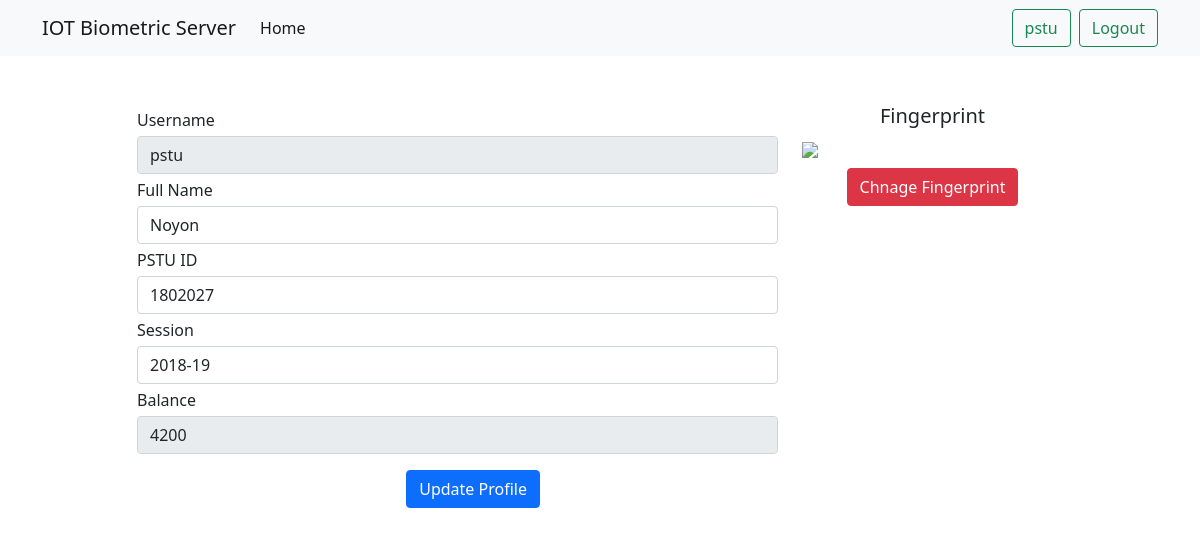
Page /customer/profile (signed in) on the earlier database version.
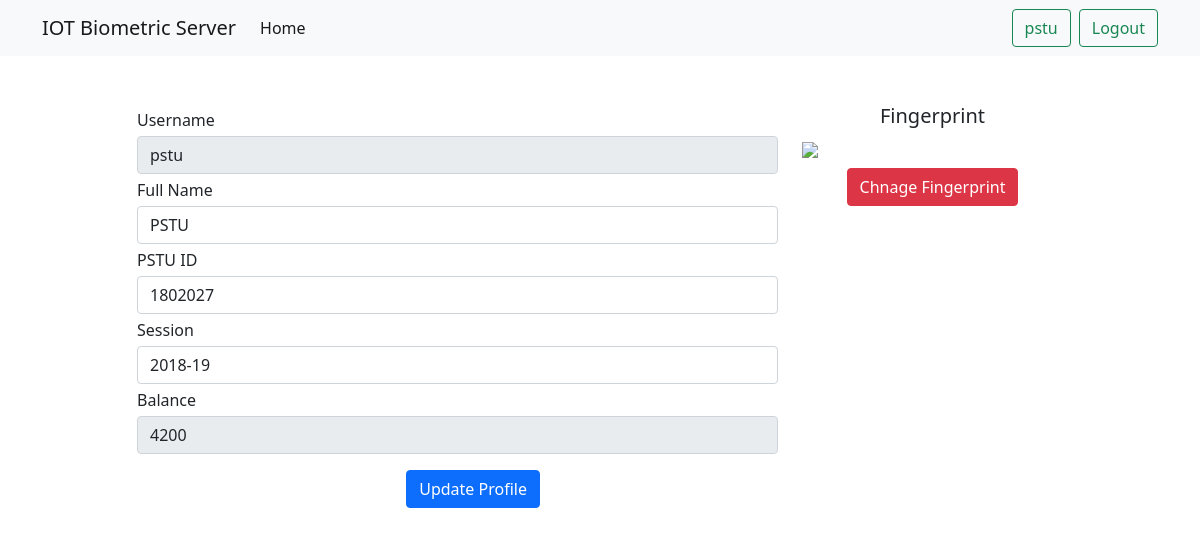
Same page on the later database version.
### customers/models.py (models this page shows, shortened)
class Customer(models.Model):
    user = models.OneToOneField(User, on_delete=models.CASCADE)
    name = models.CharField(max_length=50)
    PSTU_ID = models.CharField(max_length=50)
    session = models.CharField(max_length=50)
    fingerprint = models.CharField(max_length=10)
    balance = models.IntegerField(default=0)

### customers/views.py (the view, shortened to what this page needs)
# urls.py: path('profile', views.profile, name='profile'),
@login_required
def profile(request):
    cache.clear()
    if request.method == 'GET':
        try:
            profile = Customer.objects.get(user=request.user)
            img = str(request.user.username) + '.bmp'
            return render(request, 'profile.html', {'profile': profile, 'img': img})
        except:
            profile = Customer(user=request.user)
            img = str(request.user.username) + '.bmp'
            profile.save()
            return render(request, 'profile.html', {'profile': profile, 'img': img})

### templates/profile.html (shortened to what this page needs)
{% load static %}
<!doctype html>
<html lang="en">
<head>
    <link href="https://cdn.jsdelivr.net/npm/bootstrap@5.0.2/dist/css/bootstrap.min.css" rel="stylesheet"
>
</head>
<body>
<nav class="navbar navbar-expand-lg navbar-light bg-light">
    <div class="container">
        <a class="navbar-brand" href="/">IOT Biometric Server</a>
        <div class="collapse navbar-collapse" id="navbarTogglerDemo02">
            <ul class="navbar-nav me-auto mb-2 mb-lg-0">
                <li class="nav-item">
                    <a class="nav-link active" aria-current="page" href="/">Home</a>
                </li>
            </ul>
            <form class="d-flex">
                {% if user.is_authenticated %}
                <a class="btn btn-outline-success mx-2" href='{% url "profile" %}'>{{user.username}}</a>
                <a class="btn btn-outline-success" href='{% url "logout" %}'>Logout</a>
                {% else %}
                <a class="btn btn-outline-success mx-2" href='{% url "login" %}'>Login</a>
                <a class="btn btn-outline-success" href='{% url "register" %}'>register</a>
                {% endif %}
            </form>
        </div>
    </div>
</nav>
<section class="container my-5">
    <div class="row align-content-center">
        <div class="col-md-1">
        </div>
        <div class="col-md-7">
            <form class="forms" action="profile" method="post">
                <label class="form-label my-1">Username</label>
                <input type="text" name="name" class="form-control" value="{{ profile.user.username }}" disabled>
                <label class="form-label my-1">Full Name</label>
                <input type="text" name="name" class="form-control" value="{{ profile.name }}">
                <label class="form-label my-1">PSTU ID</label>
                <input type="text" name="PSTU_ID" class="form-control" value="{{ profile.PSTU_ID }}">
                <label class="form-label my-1">Session</label>
                <input type="text" name="session" class="form-control" value="{{ profile.session }}">
                <label class="form-label my-1">Balance</label>
                <input type="text" name="session" class="form-control" disabled value="{{ profile.balance }}">
                <button style="margin-left: 42%;" type="submit" class="btn btn-primary my-3">Update Profile</button>
            </form>
        </div>
        <div class="col-md-3">
            <h5 style="text-align: center">Fingerprint</h5>
            <img style="width: 100%" src='/static/{{img}}'>
            <h5 style="text-align: center">
                <a class="btn btn-danger my-2 center" href='{% url "change" %}'>Chnage Fingerprint</a>
            </h5>
        </div>
        <div class="col-md-1">
        </div>
    </div>
</section>
</body>
</html>

Differences in the rows shown:
changed Customer "pstu": name "Noyon" → "PSTU"
